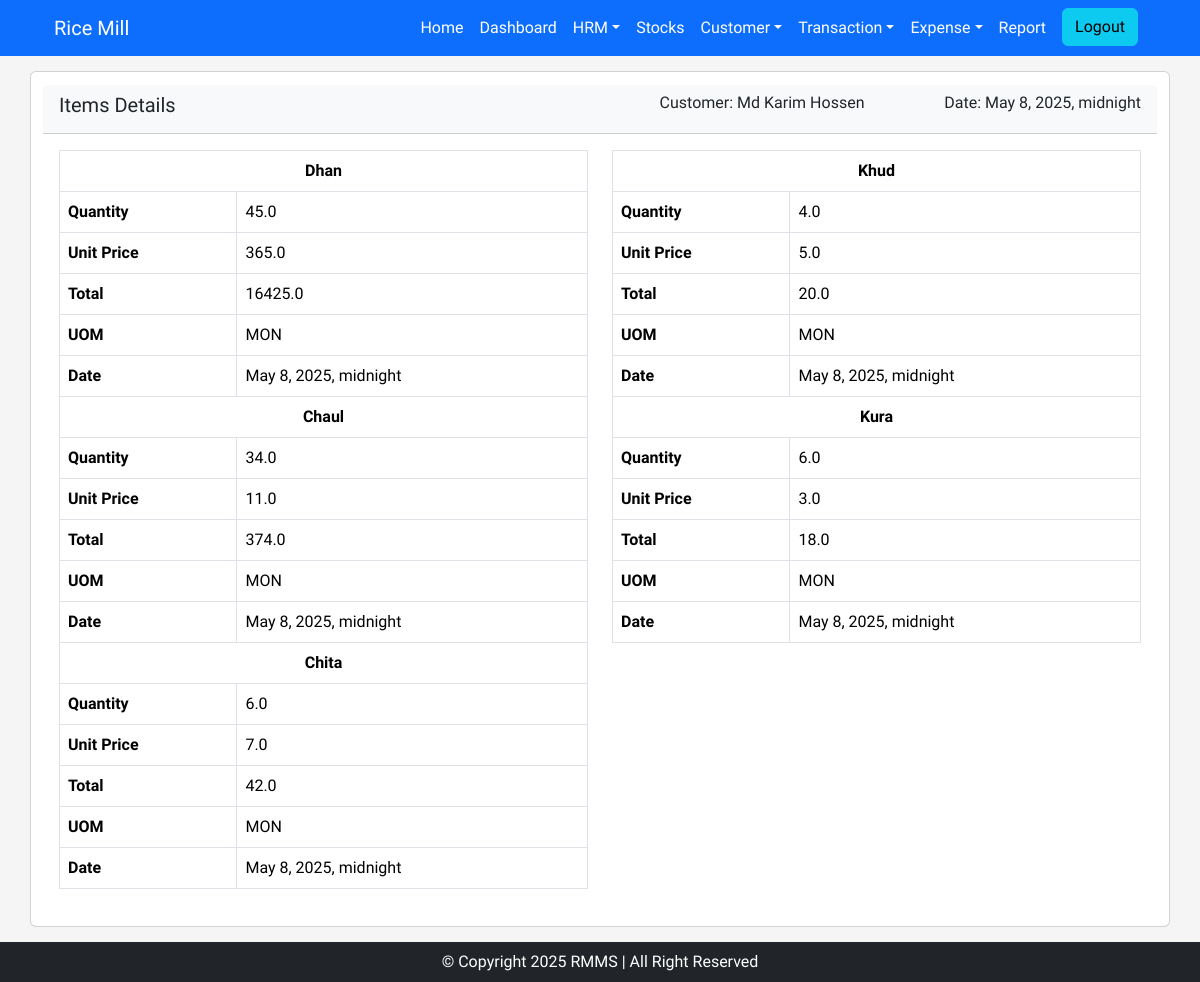
The app's page /add-items-details/single/15 (signed in) with its own data.
### rice_mill/models.py (models this page shows, shortened)
class AddItemsDetails(models.Model):
    customer = models.ForeignKey(Customer, on_delete=models.PROTECT, related_name='addItemDetails_customer')
    date = models.DateTimeField()
    cash_pay = models.FloatField(blank=True, null=True)
    dhan_uom = models.ForeignKey(Uom, on_delete=models.PROTECT, related_name="additems_uom_dhan")
    dhan_qty = models.FloatField()
    dhan_unit_price = models.FloatField()
    dhan_total = models.FloatField(blank=True, null=True)
    chaul_uom = models.ForeignKey(Uom, on_delete=models.PROTECT, related_name="additems_uom_chaul")
    chaul_qty = models.FloatField(blank=True, null=True)
    chaul_unit_price = models.FloatField(blank=True, null=True)
    chaul_total = models.FloatField(blank=True, null=True)
    khud_uom = models.ForeignKey(Uom, on_delete=models.PROTECT, related_name="additems_uom_khud")
    khud_qty = models.FloatField(blank=True, null=True)
    khud_unit_price = models.FloatField(blank=True, null=True)
    khud_total = models.FloatField(blank=True, null=True)
    kura_uom = models.ForeignKey(Uom, on_delete=models.PROTECT, related_name="additems_uom_kura")
    kura_qty = models.FloatField(blank=True, null=True)
    kura_unit_price = models.FloatField(blank=True, null=True)
    kura_total = models.FloatField(blank=True, null=True)
    chita_uom = models.ForeignKey(Uom, on_delete=models.PROTECT, related_name="additems_uom_chita")
    chita_qty = models.FloatField(blank=True, null=True)
    chita_unit_price = models.FloatField(blank=True, null=True)
    chita_total = models.FloatField(blank=True, null=True)

class Customer(models.Model):
    customer_name = models.CharField(max_length=255)
    customer_name_bn = models.CharField(max_length=255)
    previous_due = models.FloatField()
    phone = models.CharField(max_length=20)
    email = models.EmailField(blank=True, null=True)
    address = models.CharField(max_length=200, blank=True, null=True)
    created_at = models.DateTimeField(auto_now_add=True, blank=True, null=True)
    updated_at = models.DateTimeField(auto_now=True, blank=True, null=True)
    created_by = models.CharField(max_length=200, blank=True, null=True)
    updated_by = models.CharField(max_length=200, blank=True, null=True)
    def __str__(self):
        return self.customer_name

class Uom(models.Model):
    uom_name = models.CharField(max_length=250)
    uom_name_bn = models.CharField(max_length=250, blank=True, null=True)
    relative_factor = models.FloatField()
    def __str__(self):
        return self.uom_name

### rice_mill/views.py (the view)
# urls.py: path('add-items-details/single/<int:pk>', addItems_sigle_details_view, name='add_items_single_details'),
@login_required(login_url='login')
def addItems_sigle_details_view(request, pk):
    get_obj = AddItemsDetails.objects.get(id=pk)
    context = {
        'get_obj': get_obj
    }
    return render(request, 'pages/add_Items_details/details.html', context)

### rice_mill/templates/pages/add_Items_details/details.html (shortened to what this page needs)
{% extends "base.html" %}
{% load static %}
{% block content %}
<div class="container base-container card" style="background-color: white; min-height: 100vh;">
    <div class="row">
        <div class="mt-2">
            <div class="card-header bg-light fw-bold">
              <div class="row">
                <div class="col-md-4">
                    <h5>Items Details</h5>
                </div>
                <div class="col-md-5" style="text-align: right;">
                    <h6>Customer: {{get_obj.customer}}</h6>
                </div>
                <div class="col-md-3" style="text-align: right;">
                    <h6>Date: {{get_obj.date}}</h6>
                </div>
              </div>
            </div>
            <div class="card-body">
                <div class="row">
                    <div class="col-md-6">
                        <table class="table table-bordered">
                            <thead>
                                <tr><th colspan="2" class="text-center">Dhan</th></tr>
                                <tr>
                                    <th>Quantity</th>
                                    <td>{{get_obj.dhan_qty}}</td>
                                </tr>
                                <tr>
                                    <th>Unit Price</th>
                                    <td>{{get_obj.dhan_unit_price}}</td>
                                </tr>
                                <tr>
                                    <th>Total</th>
                                    <td>{{get_obj.dhan_total}}</td>
                                </tr>
                                <tr>
                                    <th>UOM</th>
                                    <td>{{get_obj.dhan_uom}}</td>
                                </tr>
                                <tr>
                                    <th>Date</th>
                                    <td>{{get_obj.date}}</td>
                                </tr>
                                <tr><th colspan="2" class="text-center">Chaul</th></tr>
                                <tr>
                                    <th>Quantity</th>
                                    <td>{{get_obj.chaul_qty}}</td>
                                </tr>
                                <tr>
                                    <th>Unit Price</th>
                                    <td>{{get_obj.chaul_unit_price}}</td>
                                </tr>
                                <tr>
                                    <th>Total</th>
                                    <td>{{get_obj.chaul_total}}</td>
                                </tr>
                                <tr>
                                    <th>UOM</th>
                                    <td>{{get_obj.chaul_uom}}</td>
                                </tr>
                                <tr>
                                    <th>Date</th>
                                    <td>{{get_obj.date}}</td>
                                </tr>
                                <tr><th colspan="2" class="text-center">Chita</th></tr>
                                <tr>
                                    <th>Quantity</th>
                                    <td>{{get_obj.chita_qty}}</td>
                                </tr>
                                <tr>
                                    <th>Unit Price</th>
                                    <td>{{get_obj.chita_unit_price}}</td>
                                </tr>
                                <tr>
                                    <th>Total</th>
                                    <td>{{get_obj.chita_total}}</td>
                                </tr>
                                <tr>
                                    <th>UOM</th>
                                    <td>{{get_obj.chita_uom}}</td>
                                </tr>
                                <tr>
                                    <th>Date</th>
                                    <td>{{get_obj.date}}</td>
                                </tr>
                            </thead>
                        </table>
                    </div>
                    <div class="col-md-6">
                        <table class="table table-bordered">
                            <thead>
                                <tr><th colspan="2" class="text-center">Khud</th></tr>
                                <tr>
                                    <th>Quantity</th>
                                    <td>{{get_obj.khud_qty}}</td>
                                </tr>
                                <tr>
                                    <th>Unit Price</th>
                                    <td>{{get_obj.khud_unit_price}}</td>
                                </tr>
                                <tr>
                                    <th>Total</th>
                                    <td>{{get_obj.khud_total}}</td>
                                </tr>
                                <tr>
                                    <th>UOM</th>
                                    <td>{{get_obj.khud_uom}}</td>
                                </tr>
                                <tr>
                                    <th>Date</th>
                                    <td>{{get_obj.date}}</td>
                                </tr>
                                <tr><th colspan="2" class="text-center">Kura</th></tr>
                                <tr>
                                    <th>Quantity</th>
                                    <td>{{get_obj.kura_qty}}</td>
                                </tr>
                                <tr>
                                    <th>Unit Price</th>
                                    <td>{{get_obj.kura_unit_price}}</td>
                                </tr>
                                <tr>
                                    <th>Total</th>
                                    <td>{{get_obj.kura_total}}</td>
                                </tr>
                                <tr>
                                    <th>UOM</th>
                                    <td>{{get_obj.kura_uom}}</td>
                                </tr>
                                <tr>
                                    <th>Date</th>
                                    <td>{{get_obj.date}}</td>
                                </tr>
                            </thead>
                        </table>
                    </div>
                </div>
            </div>
        </div>
    </div>
</div>
{% endblock %}

### rice_mill/static/css/styles.css (style rules this page uses)
* { font-family: "News Cycle", sans-serif; margin: 0; padding: 0; }
.base-container { padding: 5px 20px; margin-top: 15px; margin-bottom: 15px; border-radius: 5px; }
.container.base-container.card { min-height: 100vh; }

### records on screen
AddItemsDetails: customer "Md Karim Hossen", date "May 8, 2025, midnight", dhan_qty "45.0", dhan_unit_price "365.0", dhan_total "16425.0", dhan_uom "MON", chaul_qty "34.0", chaul_unit_price "11.0", chaul_total "374.0", chaul_uom "MON", chita_qty "6.0", chita_unit_price "7.0", chita_total "42.0", chita_uom "MON", khud_qty "4.0", khud_unit_price "5.0", khud_total "20.0", khud_uom "MON", kura_qty "6.0", kura_unit_price "3.0", kura_total "18.0", kura_uom "MON"
